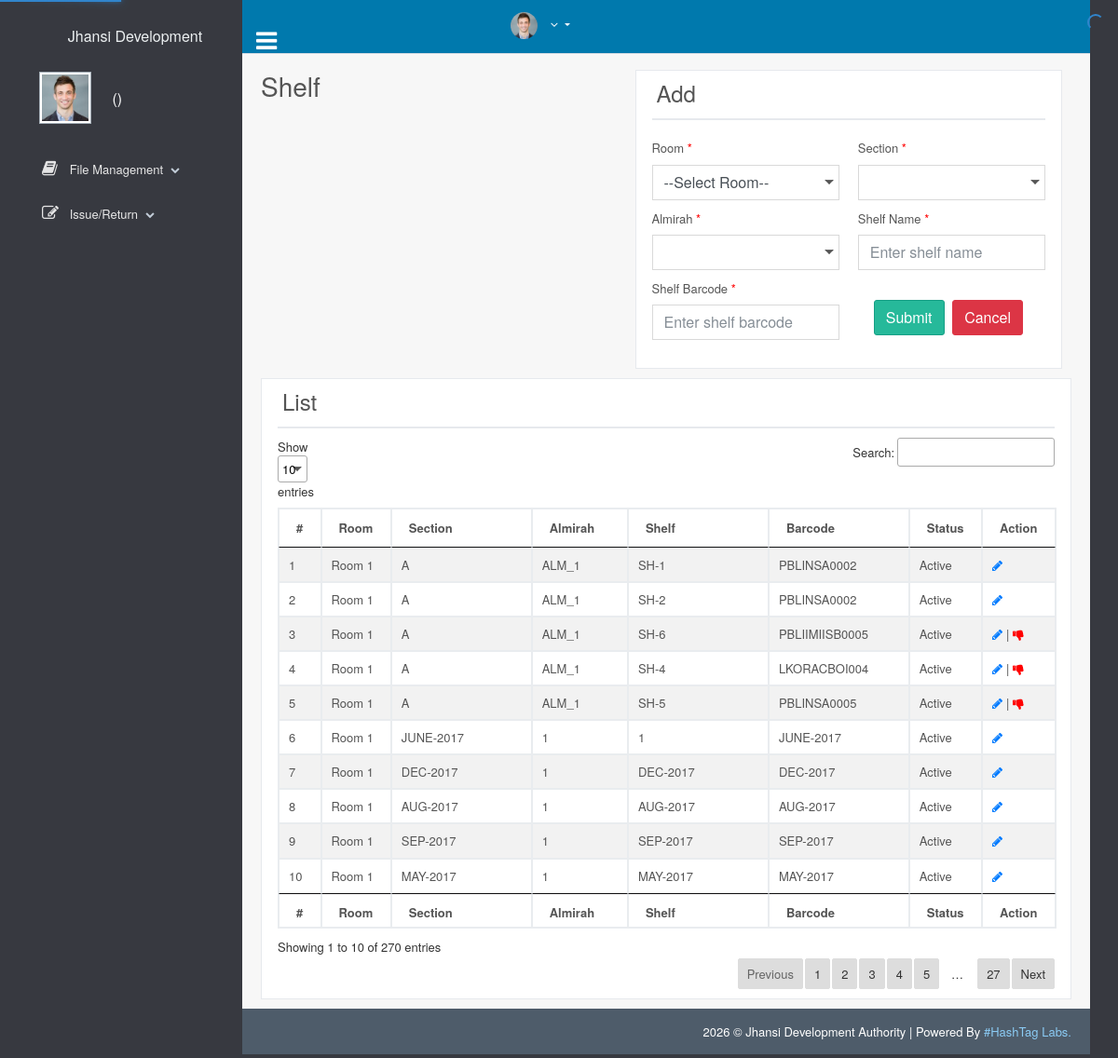
Screenshot of /index.php/store/shelf with the database file from the repository.
### tables this page shows
CREATE TABLE IF NOT EXISTS `shelf_tbl` (
  `shelf_id` int(11) NOT NULL AUTO_INCREMENT,
  `shelf_barcode` varchar(50) DEFAULT NULL,
  `almirah_id` int(11) DEFAULT NULL,
  `shelf_name` varchar(50) DEFAULT NULL,
  `shelf_status` int(2) NOT NULL DEFAULT '1',
  `created_date` date DEFAULT NULL,
  `updated_date` date DEFAULT NULL,
  PRIMARY KEY (`shelf_id`)
);

CREATE TABLE IF NOT EXISTS `room_tbl` (
  `room_id` int(11) NOT NULL AUTO_INCREMENT,
  `room_name` varchar(50) DEFAULT NULL,
  `room_status` int(11) DEFAULT '1',
  `created_date` date DEFAULT NULL,
  `updated_date` date DEFAULT NULL,
  PRIMARY KEY (`room_id`)
);

CREATE TABLE IF NOT EXISTS `section_tbl` (
  `section_id` int(11) NOT NULL AUTO_INCREMENT,
  `room_id` int(11) DEFAULT NULL,
  `section_name` varchar(50) DEFAULT NULL,
  `section_status` int(11) NOT NULL DEFAULT '1',
  `created_date` date DEFAULT NULL,
  `updated_date` date DEFAULT NULL,
  PRIMARY KEY (`section_id`)
);

CREATE TABLE IF NOT EXISTS `almirah_tbl` (
  `almirah_id` int(11) NOT NULL AUTO_INCREMENT,
  `section_id` int(11) DEFAULT NULL,
  `almirah_barcode` varchar(50) DEFAULT NULL,
  `almirah_name` varchar(50) DEFAULT NULL,
  `almirah_status` int(2) NOT NULL DEFAULT '1',
  `created_date` date DEFAULT NULL,
  `updated_date` date DEFAULT NULL,
  PRIMARY KEY (`almirah_id`)
);

### application/controllers/Store.php (called while the page is built, shortened)
<?php
class Store extends CI_Controller {
    public function __construct() {
        $this->load->helper('url');
        $this->load->database();
        $this->load->library('pagination');
    }
    public function shelf(){
        $data['shelf_list'] = $this->Store_model->getAllShelfList();
        $data['room_list'] = $this->Record_model->getRoomList();
        $this->load->view("layout/header");
        $this->load->view("layout/leftmenu");
        $this->load->view("shelfList",$data);
        $this->load->view("layout/footer");
    }
}
    ?>

### index.php (called while the page is built, shortened)
<?php
require_once BASEPATH.'core/CodeIgniter.php';

### application/models/Store_model.php (called while the page is built, shortened)
<?php
class Store_model extends CI_Model {
    public function getAllShelfList(){
        $this->db->select('*');
        $this->db->join('almirah_tbl', 'shelf_tbl.almirah_id = almirah_tbl.almirah_id', 'left');
        $this->db->join('section_tbl', 'almirah_tbl.section_id = section_tbl.section_id', 'left');
        $this->db->join('room_tbl', 'section_tbl.room_id = room_tbl.room_id', 'left');
        $this->db->from('shelf_tbl');
        $query = $this->db->get();
        $rs = $query->result();
        return $rs;
    }
    public function checkShelfFileAvail($shelf_barcode){
        $sql = "SELECT COUNT(*) as total FROM shelf_tbl WHERE shelf_tbl.shelf_barcode IN (SELECT file_tbl.shelf_barcode FROM file_tbl WHERE file_tbl.shelf_barcode = '$shelf_barcode')";
        $query = $this->db->query($sql);
        return $query->row();
    }
}
?>

### application/views/shelfList.php (the view, shortened to what this page needs)
<div class="right_col" role="main">
    <div class="">
        <div class="page-title">
            <div class="title_left">
                <h3>Shelf</h3>
            </div>
        </div>
        <div class="row">
            <div class="col-md-12 col-sm-12 col-xs-12">
                <div class="x_panel">
                    <div class="x_title">
                        <?php if(isset($shelf_detail)){?>
                        <h4 style="float: left;">Edit</h4>
                        <a href="<?php echo base_url();?>store/shelf" class="btn btn-primary" style="margin-left: 900px;">Back</a>
                        <?php }else{?>
                        <h4>Add</h4>
                        <?php } ?>
                    </div>
                    <div class="row">
                        <?php if(isset($shelf_detail)){?>
                        <form method="POST" name="shelf_edit" action="<?php echo base_url();?>store/updateshelf">
                            <input  type="hidden" id="shelf_id" class="form-control"  value="<?php echo $shelf_detail->shelf_id; ?>" name="shelf_id">
                            <div class="form-body" style="padding: 10px;">
                            <div class="row">
                                <div class="col-md-6">
                                    <div class="item form-group">
                                        <label for="room_id">Room <span style="color:red">*</span></label>
                                        <select id="room_id_edit" name="room_id" class="form-control">
                                            <option value="">--Select Room--</option>
                                            <?php foreach($room_list as $room){?>
                                            <option value="<?php echo $room->room_id;?>" <?php if($room->room_id == $shelf_detail->room_id){echo 'selected';}?>><?php echo $room->room_name;?></option>
                                            <?php }?>
                                        </select>
                                        <?php echo form_error('room_name'); ?>
                                    </div>
                                </div>
                                <div class="col-md-6">
                                    <div class="item form-group">
                                        <label for="section_id">Section <span style="color:red">*</span></label>
                                        <select id="section_id_edit" name="section_id" class="form-control">
                                            <?php foreach($section_list as $section){?>
                                            <option value="<?php echo $section->section_id;?>" <?php if($section->section_id == $shelf_detail->section_id){echo 'selected';}?>><?php echo $section->section_name;?></option>
                                            <?php }?>
                                        </select>
                                        <?php echo form_error('section_name'); ?>
                                    </div>
                                </div>
                            </div>
                            <div class="row">
                                <div class="col-md-6">
                                    <div class="item form-group">
                                        <label for="almirah_id">Almirah <span style="color:red">*</span></label>
                                        <select id="almirah_id_edit" name="almirah_id" class="form-control">
                                            <?php foreach($almirah_list as $almirah){?>
                                            <option value="<?php echo $almirah->almirah_id;?>" <?php if($almirah->almirah_id == $shelf_detail->almirah_id){echo 'selected';}?>><?php echo $almirah->almirah_name;?></option>
                                            <?php }?>
                                        </select>
                                        <?php echo form_error('almirah_name'); ?>
                                    </div>
                                </div>
                                <div class="col-md-6">
                                    <div class="item form-group">
                                        <label for="shelf_name">Shelf Name <span style="color:red">*</span></label>
                                        <input  type="text" id="shelf_name" class="form-control"  value="<?php echo $shelf_detail->shelf_name;?>" name="shelf_name" placeholder="Enter shelf name" required="true" maxlength="20">
                                        <?php echo form_error('shelf_name'); ?>
                                    </div>
                                </div>
                            </div>
                            <div class="row">
                                <div class="col-md-6">
                                    <div class="item form-group">
                                        <label for="shelf_barcode">Shelf Barcode <span style="color:red">*</span></label>
                                        <input  type="text" id="shelf_barcode" class="form-control"  value="<?php echo $shelf_detail->shelf_barcode;?>" name="shelf_barcode" placeholder="Enter shelf barcode" required="true" maxlength="20">
                                        <?php echo form_error('shelf_barcode'); ?>
                                    </div>
                                </div>
                                <div class="col-md-4">
                                    <div style="padding-left:17px;margin-top: 22px;">
                                        <button id="send" type="submit" class="btn btn-success" >Update</button>
                                        <button type="reset" class="btn btn-danger">Reset</button>
                                    </div>
                                </div>
                            </div>
                                </div>
                        </form>
                        <?php }else{?>
                        <form method="POST" name="shelf_frm" action="<?php echo base_url();?>store/addshelf">
                            <div class="form-body" style="padding: 10px;">
                                <div class="row">
                                    <div class="col-md-6">
                                        <div class="item form-group">
                                            <label for="room_id">Room <span style="color:red">*</span></label>
                                            <select id="room_id" name="room_id" class="form-control">
                                                <option value="">--Select Room--</option>
                                            </select>
                                        </div>
                                    </div>
                                    <div class="col-md-6">
                                        <div class="item form-group">
                                            <label for="section_id">Section <span style="color:red">*</span></label>
                                            <select id="section_id" name="section_id" class="form-control">
                                            </select>
                                        </div>
                                    </div>
                                </div>
                                <div class="row">
                                    <div class="col-md-6">
                                        <div class="item form-group">
                                            <label for="almirah_id">Almirah <span style="color:red">*</span></label>
                                            <select id="almirah_id" name="almirah_id" class="form-control">
                                            </select>
                                        </div>
                                    </div>
                                    <div class="col-md-6">
                                        <div class="item form-group">
                                            <label for="shelf_name">Shelf Name <span style="color:red">*</span></label>
                                            <input  type="text" id="shelf_name" class="form-control"  value="<?php echo set_value('shelf_name'); ?>" name="shelf_name" placeholder="Enter shelf name" required="true" maxlength="20">
                                        </div>
                                    </div>
                                </div>
                                <div class="row">
                                    <div class="col-md-6">
                                        <div class="item form-group">
                                            <label for="shelf_barcode">Shelf Barcode <span style="color:red">*</span></label>
                                            <input  type="text" id="shelf_barcode" class="form-control"  value="<?php echo set_value('shelf_barcode'); ?>" name="shelf_barcode" placeholder="Enter shelf barcode" required="true" maxlength="20">
                                        </div>
                                    </div>
                                    <div class="col-md-6">
                                        <div style="padding-left:17px;margin-top: 22px;">
                                            <button id="send" type="submit" class="btn btn-success" >Submit</button>
                                            <button type="reset" class="btn btn-danger">Cancel</button>
                                        </div>
                                    </div>
                                </div>
                            </div>
                        </form>
                        <?php } ?>
                    </div>
                </div>
            </div>
        </div>
        <div class="row">
            <div class="col-md-12 col-sm-12 col-xs-12">
                <div class="x_panel">
                    <div class="x_title">
                        <h4>List</h4>
                    </div>
                    <?php if(!empty($shelf_list)){?>
                    <table id="shelf_list" class="table table-striped table-bordered" style="width:100%">
                        <thead>
                            <tr>
                                <th>#</th>
                                <th>Room</th>
                                <th>Section</th>
                                <th>Almirah</th>
                                <th>Shelf</th>
                                <th>Barcode</th>
                                <th>Status</th>
                                <th>Action</th>
                              </tr>
                        </thead>
                    <tbody>
                        <?php $i=1;
                        if(!empty($shelf_list)) {
                            $i = 0;
                            foreach($shelf_list as $list) {
                            $ct = $this->Store_model->checkShelfFileAvail($list->shelf_barcode);?>
                            <tr id="r2">
                            <td><?php echo ++$i;?></td>
                            <td><?php echo $list->room_name;?></td>
                            <td><?php echo $list->section_name;?></td>
                            <td><?php echo $list->almirah_name;?></td>
                            <td><?php echo $list->shelf_name;?></td>
                            <td><?php echo $list->shelf_barcode;?></td>
                            <td><?php echo ($list->shelf_status == '1')?'Active':'Inactive';?></td>
                            <td><a href="<?php echo base_url();?>store/editshelf/<?php echo $list->shelf_id;?>" title="Edit"><i class="fa fa-pencil"></i></a>
                                <?php if($ct->total == '0'){
                                    if($list->shelf_status == '1'){echo ' | ';?>
                                <a href="<?php echo base_url();?>store/inactiveshelf/<?php echo $list->shelf_id;?>" title="Inactive">
                                    <i class="fa fa-thumbs-down" aria-hidden="true" style="color:red;"></i></a>
                                    <?php }else{  echo ' | ';?>
                                <a href="<?php echo base_url();?>store/activeshelf/<?php echo $list->shelf_id;?>" title="Active">
                                    <i class="fa fa-thumbs-up" aria-hidden="true" style="color:green;"></i></a>
                                <?php }}?></td>
                        </tr><?php } ?>
                           <?php } ?>
                    </tbody>
                    <tfoot>
                        <tr>
                            <th>#</th>
                            <th>Room</th>
                            <th>Section</th>
                            <th>Almirah</th>
                            <th>Shelf</th>
                            <th>Barcode</th>
                            <th>Status</th>
                            <th>Action</th>
                        </tr>
                    </tfoot>
                    </table>
                    <?php }else{?>
                    <p>No record found.</p>
                    <?php }?>
                </div>
            </div>
        </div>
    </div>
</div>

### rows the page displays
shelf_tbl: room_tbl.room_name "Room 1", section_tbl.section_name "A", almirah.almirah_name "ALM_1", shelf_name "SH-1", shelf_barcode "PBLINSA0002", shelf_status "Active"
shelf_tbl: room_tbl.room_name "Room 1", section_tbl.section_name "A", almirah.almirah_name "ALM_1", shelf_name "SH-2", shelf_barcode "PBLINSA0002", shelf_status "Active"
shelf_tbl: room_tbl.room_name "Room 1", section_tbl.section_name "A", almirah.almirah_name "ALM_1", shelf_name "SH-6", shelf_barcode "PBLIIMIISB0005", shelf_status "Active"
shelf_tbl: room_tbl.room_name "Room 1", section_tbl.section_name "A", almirah.almirah_name "ALM_1", shelf_name "SH-4", shelf_barcode "LKORACBOI004", shelf_status "Active"
shelf_tbl: room_tbl.room_name "Room 1", section_tbl.section_name "A", almirah.almirah_name "ALM_1", shelf_name "SH-5", shelf_barcode "PBLINSA0005", shelf_status "Active"
shelf_tbl: room_tbl.room_name "Room 1", section_tbl.section_name "JUNE-2017", almirah.almirah_name "1", shelf_name "1", shelf_barcode "JUNE-2017", shelf_status "Active"
shelf_tbl: room_tbl.room_name "Room 1", section_tbl.section_name "DEC-2017", almirah.almirah_name "1", shelf_name "DEC-2017", shelf_barcode "DEC-2017", shelf_status "Active"
shelf_tbl: room_tbl.room_name "Room 1", section_tbl.section_name "AUG-2017", almirah.almirah_name "1", shelf_name "AUG-2017", shelf_barcode "AUG-2017", shelf_status "Active"
shelf_tbl: room_tbl.room_name "Room 1", section_tbl.section_name "SEP-2017", almirah.almirah_name "1", shelf_name "SEP-2017", shelf_barcode "SEP-2017", shelf_status "Active"
shelf_tbl: room_tbl.room_name "Room 1", section_tbl.section_name "MAY-2017", almirah.almirah_name "1", shelf_name "MAY-2017", shelf_barcode "MAY-2017", shelf_status "Active"
